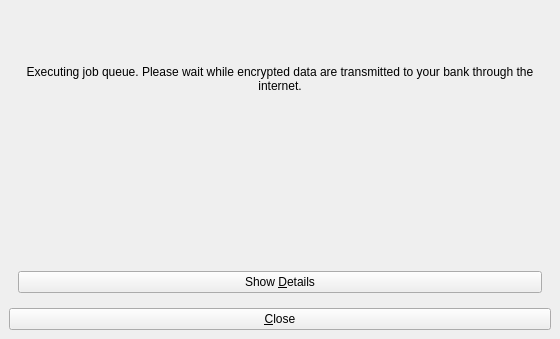
<ui version="4.0" >
 <author>Walter Roth</author>
 <comment>This is the basic log dialog, which is shown 
during communication with the bank server.
This log dialog shows the results of the 
communication</comment>
 <class>GuiLog</class>
 <widget class="QWidget" name="GuiLog" >
  <property name="geometry" >
   <rect>
    <x>0</x>
    <y>0</y>
    <width>560</width>
    <height>339</height>
   </rect>
  </property>
  <property name="windowTitle" >
   <string>Log Messages:</string>
  </property>
  <layout class="QVBoxLayout" >
   <property name="margin" >
    <number>9</number>
   </property>
   <property name="spacing" >
    <number>6</number>
   </property>
   <item>
    <widget class="QStackedWidget" name="stackedWidget" >
     <property name="currentIndex" >
      <number>1</number>
     </property>
     <widget class="QWidget" name="page" >
      <layout class="QVBoxLayout" >
       <property name="margin" >
        <number>9</number>
       </property>
       <property name="spacing" >
        <number>6</number>
       </property>
       <item>
        <layout class="QVBoxLayout" >
         <property name="margin" >
          <number>0</number>
         </property>
         <property name="spacing" >
          <number>6</number>
         </property>
         <item>
          <widget class="QTextEdit" name="textEditLog" />
         </item>
         <item>
          <widget class="QPushButton" name="buttonHideDetails" >
           <property name="text" >
            <string>Hide &amp;Details</string>
           </property>
           <property name="shortcut" >
            <string>Alt+D</string>
           </property>
          </widget>
         </item>
        </layout>
       </item>
      </layout>
     </widget>
     <widget class="QWidget" name="page_2" >
      <layout class="QVBoxLayout" >
       <property name="margin" >
        <number>9</number>
       </property>
       <property name="spacing" >
        <number>6</number>
       </property>
       <item>
        <layout class="QVBoxLayout" >
         <property name="margin" >
          <number>0</number>
         </property>
         <property name="spacing" >
          <number>6</number>
         </property>
         <item>
          <widget class="QLabel" name="textLabel1" >
           <property name="text" >
            <string>Executing job queue. Please wait while encrypted data are transmitted to your bank through the internet.</string>
           </property>
           <property name="alignment" >
            <set>Qt::AlignCenter</set>
           </property>
           <property name="wordWrap" >
            <bool>true</bool>
           </property>
          </widget>
         </item>
         <item>
          <widget class="QLabel" name="labelPresentJob" >
           <property name="text" >
            <string/>
           </property>
           <property name="alignment" >
            <set>Qt::AlignCenter</set>
           </property>
           <property name="wordWrap" >
            <bool>true</bool>
           </property>
          </widget>
         </item>
         <item>
          <widget class="QPushButton" name="buttonDetails" >
           <property name="text" >
            <string>Show &amp;Details</string>
           </property>
           <property name="shortcut" >
            <string>Alt+D</string>
           </property>
          </widget>
         </item>
        </layout>
       </item>
      </layout>
     </widget>
    </widget>
   </item>
   <item>
    <widget class="QPushButton" name="buttonClose" >
     <property name="text" >
      <string>&amp;Close</string>
     </property>
     <property name="shortcut" >
      <string>Alt+C</string>
     </property>
    </widget>
   </item>
  </layout>
 </widget>
 <layoutdefault spacing="6" margin="11" />
 <pixmapfunction>qPixmapFromMimeSource</pixmapfunction>
 <resources/>
 <connections>
  <connection>
   <sender>buttonDetails</sender>
   <signal>pressed()</signal>
   <receiver>GuiLog</receiver>
   <slot>slotShowDetails()</slot>
   <hints>
    <hint type="sourcelabel" >
     <x>20</x>
     <y>20</y>
    </hint>
    <hint type="destinationlabel" >
     <x>20</x>
     <y>20</y>
    </hint>
   </hints>
  </connection>
  <connection>
   <sender>buttonHideDetails</sender>
   <signal>pressed()</signal>
   <receiver>GuiLog</receiver>
   <slot>slotHideDetails()</slot>
   <hints>
    <hint type="sourcelabel" >
     <x>20</x>
     <y>20</y>
    </hint>
    <hint type="destinationlabel" >
     <x>20</x>
     <y>20</y>
    </hint>
   </hints>
  </connection>
  <connection>
   <sender>buttonClose</sender>
   <signal>clicked()</signal>
   <receiver>GuiLog</receiver>
   <slot>slotCloseRequest()</slot>
   <hints>
    <hint type="sourcelabel" >
     <x>20</x>
     <y>20</y>
    </hint>
    <hint type="destinationlabel" >
     <x>20</x>
     <y>20</y>
    </hint>
   </hints>
  </connection>
 </connections>
</ui>
